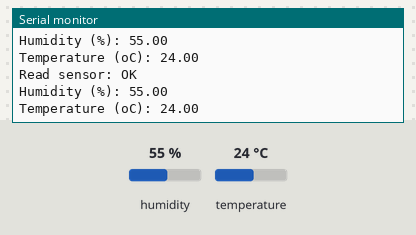
This sketch was run on a simulated Arduino Uno, built with avr-gcc and run on an emulated ATmega328P. Parts: the last lines printed to the serial monitor. The test bench sets the inputs (shaded band); at power-on: humidity 55 %, temperature 24 °C.

Above: at 2.8 s.
2.9 s: humidity set to 22 %
At 4.7 s:
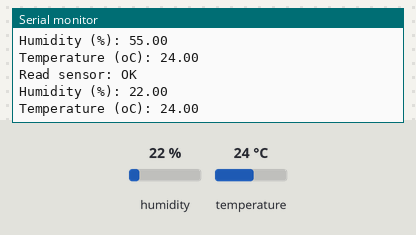
5.6 s: temperature set to 12 °C
At 7.1 s:
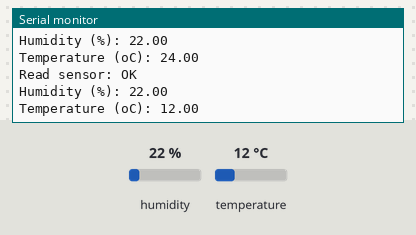
8.3 s: humidity set to 40 %
At 10.7 s:
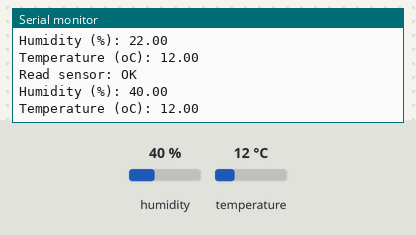
Timing chart, 0 to 12.2 s (numbered marks = the images above; inputs shaded):
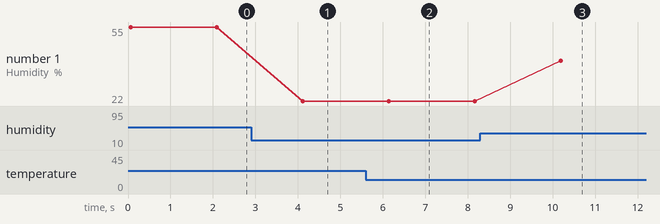

The sketch:

DHT11.ino
```cpp
#include <dht11.h>

dht11 DHT11;

#define DHT11PIN 13

void setup()
{
  Serial.begin(9600);
  Serial.println("DHT11 TEST PROGRAM ");
  Serial.print("LIBRARY VERSION: ");
  Serial.println(DHT11LIB_VERSION);
  Serial.println();
}

void loop()
{
  Serial.println();

  int chk = DHT11.read(DHT11PIN);

  Serial.print("Read sensor: ");
  switch (chk)
  {
    case DHTLIB_OK:
                Serial.println("OK");
                break;
    case DHTLIB_ERROR_CHECKSUM:
                Serial.println("Checksum error");
                break;
    case DHTLIB_ERROR_TIMEOUT:
                Serial.println("Time out error");
                break;
    default:
                Serial.println("Unknown error");
                break;
  }

  Serial.print("Humidity (%): ");
  Serial.println((float)DHT11.humidity, 2);

  Serial.print("Temperature (oC): ");
  Serial.println((float)DHT11.temperature, 2);

  delay(2000);
}
```

Measured:
- after the input at 2.9 s, the serial monitor: prints a new line after 1.2 s (image 1)
- after the input at 5.6 s, the serial monitor: prints a new line after 0.56 s (image 2)
- after the input at 8.3 s, the serial monitor: prints a new line after 1.9 s (image 3)
- plotted number 1: 55 → 22 after the input at 2.9 s, 22 → 40 after the input at 8.3 s
